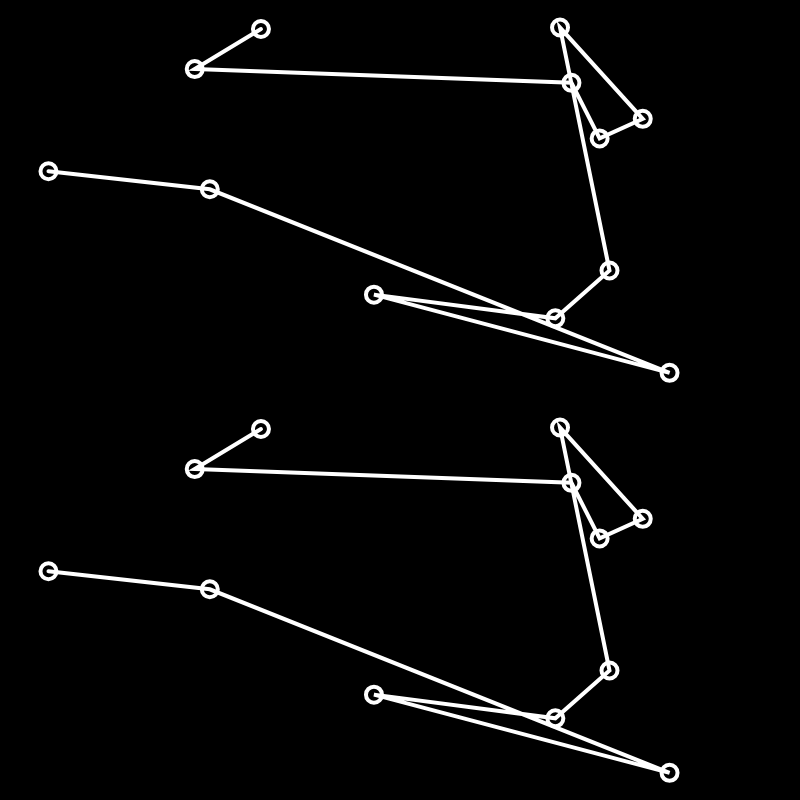
Frame 1 (no input)
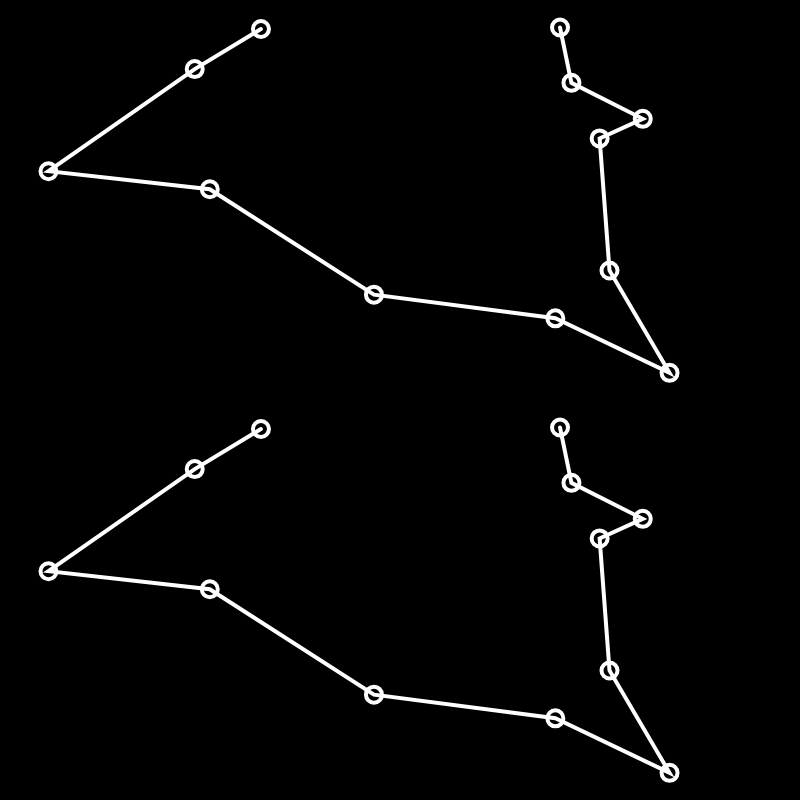
Frame 60 (no input)
Frame 120 (the mouse pressed at the canvas centre since frame 60): identical to frame 60, image omitted

The p5.js sketch that drew these frames (run headless with seeded random() and noise() and a simulated clock; from frame 60 on, the mouse is pressed at the canvas centre):

// p5.js sketch
// ── sketch.js
var cities = [];
var totalCities = 12;

var popSize = 500;
var population = [];
var fitness = [];

var recordDistance = Infinity;
var bestEver;
var currentBest;

var statusP;

function setup() {
  createCanvas(800, 800);
  var order = [];
  for (var i = 0; i < totalCities; i++) {
    var v = createVector(random(width), random(height / 2));
    cities[i] = v;
    order[i] = i;
  }

  for (var i = 0; i < popSize; i++) {
    population[i] = shuffle(order);
  }
  statusP = createP('').style('font-size', '32pt');
}

function draw() {
  background(0);

  // GA
  calculateFitness();
  normalizeFitness();
  nextGeneration();

  stroke(255);
  strokeWeight(4);
  noFill();
  beginShape();
  for (var i = 0; i < bestEver.length; i++) {
    var n = bestEver[i];
    vertex(cities[n].x, cities[n].y);
    ellipse(cities[n].x, cities[n].y, 16, 16);
  }
  endShape();

  translate(0, height / 2);
  stroke(255);
  strokeWeight(4);
  noFill();
  beginShape();
  for (var i = 0; i < currentBest.length; i++) {
    var n = currentBest[i];
    vertex(cities[n].x, cities[n].y);
    ellipse(cities[n].x, cities[n].y, 16, 16);
  }
  endShape();





}

// function shuffle(a, num) {
//   for (var i = 0; i < num; i++) {
//     var indexA = floor(random(a.length));
//     var indexB = floor(random(a.length));
//     swap(a, indexA, indexB);
//   }
// }


function swap(a, i, j) {
  var temp = a[i];
  a[i] = a[j];
  a[j] = temp;
}


function calcDistance(points, order) {
  var sum = 0;
  for (var i = 0; i < order.length - 1; i++) {
    var cityAIndex = order[i];
    var cityA = points[cityAIndex];
    var cityBIndex = order[i + 1];
    var cityB = points[cityBIndex];
    var d = dist(cityA.x, cityA.y, cityB.x, cityB.y);
    sum += d;
  }
  return sum;
}

// ── ga.js
function calculateFitness() {
  var currentRecord = Infinity;
  for (var i = 0; i < population.length; i++) {
    var d = calcDistance(cities, population[i]);
    if (d < recordDistance) {
      recordDistance = d;
      bestEver = population[i];
    }
    if (d < currentRecord) {
      currentRecord = d;
      currentBest = population[i];
    }


    // This fitness function has been edited from the original video
    // to improve performance, as discussed in The Nature of Code 9.6 video,
    // available here: https://www.youtube.com/watch?v=HzaLIO9dLbA
    fitness[i] = 1 / (pow(d, 8) + 1);
  }
}

function normalizeFitness() {
  var sum = 0;
  for (var i = 0; i < fitness.length; i++) {
    sum += fitness[i];
  }
  for (var i = 0; i < fitness.length; i++) {
    fitness[i] = fitness[i] / sum;;
  }
}

function nextGeneration() {
  var newPopulation = [];
  for (var i = 0; i < population.length; i++) {
    var orderA = pickOne(population, fitness);
    var orderB = pickOne(population, fitness);
    var order = crossOver(orderA, orderB);
    mutate(order, 0.01);
    newPopulation[i] = order;
  }
  population = newPopulation;

}

function pickOne(list, prob) {
  var index = 0;
  var r = random(1);

  while (r > 0) {
    r = r - prob[index];
    index++;
  }
  index--;
  return list[index].slice();
}

function crossOver(orderA, orderB) {
  var start = floor(random(orderA.length));
  var end = floor(random(start + 1, orderA.length));
  var neworder = orderA.slice(start, end);
  // var left = totalCities - neworder.length;
  for (var i = 0; i < orderB.length; i++) {
    var city = orderB[i];
    if (!neworder.includes(city)) {
      neworder.push(city);
    }
  }
  return neworder;
}


function mutate(order, mutationRate) {
  for (var i = 0; i < totalCities; i++) {
    if (random(1) < mutationRate) {
      var indexA = floor(random(order.length));
      var indexB = (indexA + 1) % totalCities;
      swap(order, indexA, indexB);
    }
  }
}
